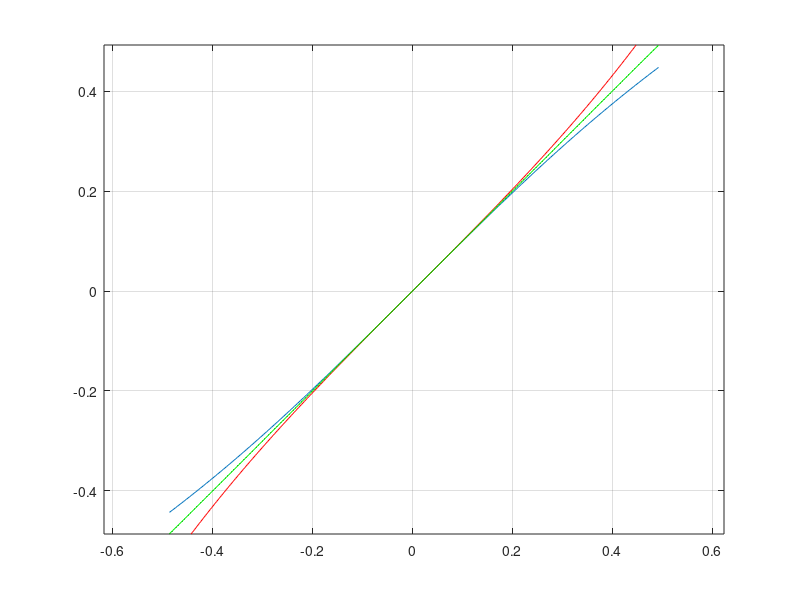

Reproduce this figure in MATLAB.
%camera calibration undistortion approximation
%approximation of radial undistortion function
clear
close all

%distortion coefficiants, the other coefficients can be ignored
k1 = -0.4377;
k2 = 0.2563;
%for simplicity we only calculate on the x-axis where y equals zero
%the values and datarange have to be authentic. the approximation only
%works on the chosen 
x = 1:318; %image width
cc = 158.5;
%we take mean value of normalized focal length
fc = ( 323.70584 + 324.26201 ) / 2;
r_dist = zeros(size(x)); % r distorted
r_n = zeros(size(x));    % r normalized coordinates

for m=1 : length(x)
    %normalized image coordinates (undistorted)
    r_n(m) = (x(m)-cc) / fc;
    %calculate y = f(x): this adds distortion to normalized image
    %coordinates
    %nomalized image coordinates distorted
    r_dist(m) = r_n(m) + k1*r_n(m)^3 + k2*r_n(m)^5;
end

%functionplot
plot(r_n,r_dist);
hold on 
%plot angle bisector
plot(r_n,r_n, ':k');
%plot of inversed function, this is the function we are searching for
plot(r_dist,r_n, 'color', 'r');
axis equal
grid on

%approximate xn by polynomial curve fitting
%this function maps a distorted value to an undistorted
p = polyfit(r_dist,r_n,3);
r_undist = zeros(size(x)); %undistorted radius
%interpolate x by polynomia approximation
%attention: this formular only works on the range, that it has been
%approximated on!
for m=1 : length(x)
    r_undist(m) = p(1)*r_dist(m)^3 + p(2)*r_dist(m)^2 + p(3)*r_dist(m) + p(4);
end
%we are getting a straight line which fits the angle bisector, this is what
%we wanted
plot(r_n, r_undist, 'color', 'g');

%distort a point in normalized coordinates
x=0.2 
y = 0.4
phi = atan2(y,x);
%radius in normalized image
r_n = sqrt(x^2+y^2);
%distorted radius
r_dist = r_n + k1*r_n^3 + k2*r_n^5;
%undistort image with approximated formula
r_undist = p(1)*r_dist^3 + p(2)*r_dist^2 + p(3)*r_dist + p(4);
x_undist = r_undist * cos(phi)
y_undist = r_undist * sin(phi)














